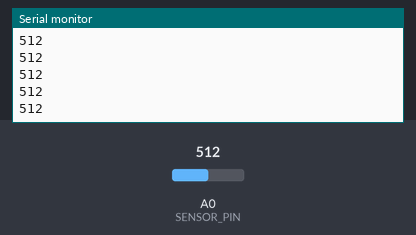
Simulated run of this sketch. Board: Arduino Uno, built with avr-gcc and run on an emulated ATmega328P. Shown: the last lines printed to the serial monitor. The inputs (shaded band) are chosen by the test bench; at power-on: A0 (SENSOR_PIN) = 512.

Above: at 1.2 s.
1.3 s: A0 (SENSOR_PIN) set to 716
At 1.32 s:
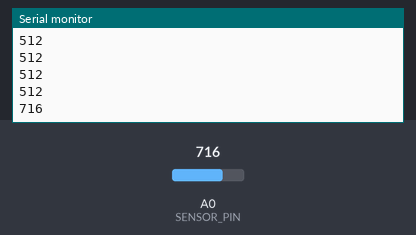
2.8 s: A0 (SENSOR_PIN) set to 900
At 2.82 s:
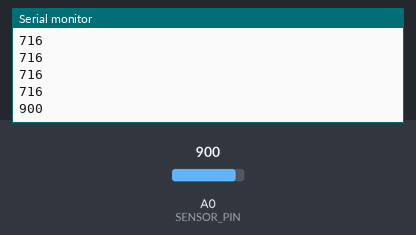
Timing chart, 0 to 5.8 s (numbered marks = the images above; inputs shaded):
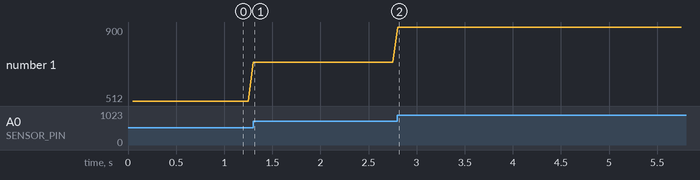

Measured:
- after the input at 1.3 s, the serial monitor: prints a new line at once (image 1)
- after the input at 2.8 s, the serial monitor: prints a new line at once (image 2)
- plotted number 1: 512 → 716 after the input at 1.3 s, 716 → 900 after the input at 2.8 s

The sketch:

sketch.ino
```cpp
// DM2008 Final Project — Unimpressed Blob
//
// Just sends the raw force sensor reading over Serial at 20hz.
// All threshold classification (light/hard) is handled in p5.js.
//
// Wire: one leg of force sensor to 5V, other leg to A0.
// Put a 10kΩ resistor between A0 and GND (voltage divider).

const int SENSOR_PIN = A0;
unsigned long lastSend = 0;

void setup() {
  Serial.begin(9600);
}

void loop() {
  if (millis() - lastSend >= 50) {
    Serial.println(analogRead(SENSOR_PIN));
    lastSend = millis();
  }
}
```
